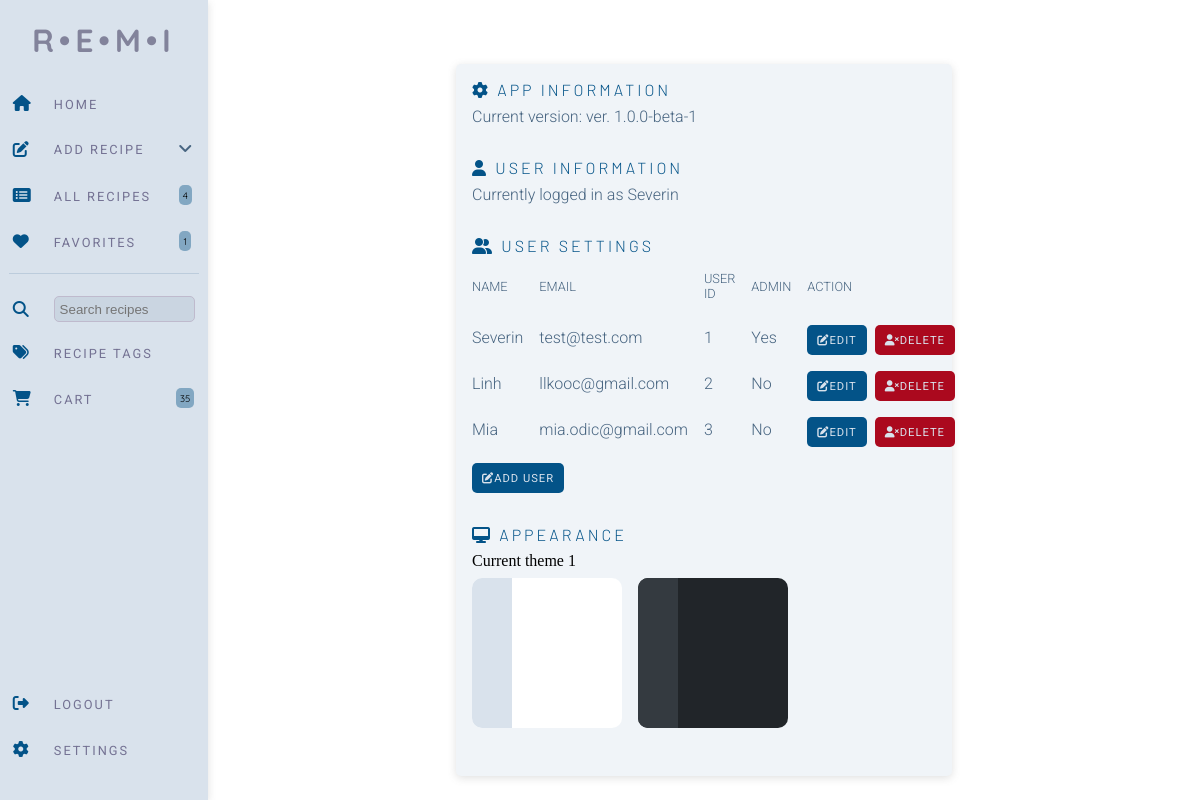
/settings (signed in), run on the app's committed database.
### website/models.py (models this page shows)
class User(db.Model, UserMixin):
    id = db.Column(db.Integer, primary_key=True)
    email = db.Column(db.String(150), unique=True)
    password = db.Column(db.String(150))
    first_name = db.Column(db.String(50))
    admin = db.Column(db.Boolean, default=False)
    recipes = db.relationship('Recipe')
    theme = db.Column(db.String, default="1")

### website/views.py (the view, shortened to what this page needs)
@views.route('/settings', methods=['GET', 'POST'])
@login_required
def settings():
    favorite_total = Recipe.query.filter_by(username=current_user.id, favorite=True).count()
    total_recipes = Recipe.query.filter_by(username=current_user.id).count()
    shopping_list = ShoppingList.query.filter_by(username=current_user.id).count()
    user = User.query.filter_by(id=current_user.id).first()
    theme = user.theme
    all_users = User.query.all()
    return render_template("settings.html", favorite_total=favorite_total, total_recipes=total_recipes, shopping_list=shopping_list, user=current_user,
                           all_users=all_users, theme=theme)

### website/__init__.py (called while the page is built)
def create_app():
    app = Flask(__name__)
    app.config['SECRET_KEY'] = 'sdf897sdf987'
    app.config['SQLALCHEMY_DATABASE_URI'] = f'sqlite:///{DB_NAME}'
    db.init_app(app)
    migrate.init_app(app, db)
    from .views import views
    from .auth import auth
    app.register_blueprint(views, url_prefix='/')
    app.register_blueprint(auth, url_prefix='/')
    from .models import User, Recipe
    with app.app_context():
        db.create_all()
    login_manager = LoginManager()
    login_manager.login_view = 'auth.login'
    login_manager.init_app(app)
    @login_manager.user_loader
    def load_user(id):
        return User.query.get(int(id))
    return app

### website/templates/settings.html (shortened to what this page needs)
{% extends "base.html" %} {% block title %}Home{% endblock %} {% block
    content %}
    <div class="body-wrapper-settings">
      <div class="settings-display">
        <div class="title-settings">
          <i class="fa-solid fa-gear"></i> App Information
        </div>
        <div class="content-settings">
          Current version: ver. 1.0.0-beta-1
        </div>
        <div class="title-settings">
          <i class="fa-solid fa-user"></i> User information
        </div>
        <div class="content-settings">
          Currently logged in as {{ user.first_name }}
        </div>
        <div class="title-settings">
          <i class="fa-solid fa-user-group"></i> User Settings
        </div>
        <div class="content-settings">
          <div class="users-headings">
            <span class="user-info-heading">Name</span>
            <span class="user-info-heading">Email</span>
            <span class="user-info-heading">User ID</span>
            <span class="user-info-heading">Admin</span>
            <span class="user-info-heading">Action</span>
            {% for user in all_users %}
            <span class="user-info">{{ user.first_name }}</span>
            <span class="user-info">{{ user.email }}</span>
            <span class="user-info">{{ user.id }}</span>
            <span class="user-info">{% if user.admin %}Yes{% else %}No{% endif %}</span>
            <span class="user-control"><button class="button-user-primary" data-user-id="{{ user.id }}" onclick="editUser({{ user.id }})"><i class="fa-solid fa-pen-to-square"></i> Edit</button><button class="button-user-delete" id="deleteUser" onclick="deleteUser({{ user.id }}, '{{ user.first_name }}')"><i class="fa-solid fa-user-xmark"></i> Delete</button></span>
          {% endfor %}
          </div>
          <div class="add-user">
          <button class="button-user-primary" id="addUser"><i class="fa-solid fa-pen-to-square"></i> Add User</button>
          </div>
        </div>
        <div class="title-settings">
          <i class="fa-solid fa-desktop"></i> Appearance
        </div>
        Current theme {{ theme }}
        <div class="content-settings-theme">
          <a href="/theme/light">
          <div class="theme-container-light">
            <div class="nav-light">
            </div>
          </div>
          </a>
          <a href="/theme/dark">
          <div class="theme-container-dark">
            <div class="nav-dark">
            </div>
          </div>
        </a>
        </div>
      </div>
    </div>
    {% endblock %}

### website/static/css/index.css (style rules this page uses)
* { margin: 0; padding: 0; box-sizing: border-box; }
body { position: relative; }
:root { --nav-background: #D9E2EC; --nav-background-dark: #212529; --main-background-dark: #343a40; --main-background: white; --logo-color: rgba(49, 41, 77, 0.512); --nav-items-color: #486581; --nav-icon-color: #035388; --nav-items-hover: #BCCCDC; --nav-text-color: rgba(68, 60, 104, 0.678); --search-input-color: #c1cdda92; --pill-background: #31719b85; --recipe-card-background: #F0F4F8; --primary-button: #035388; --secondary-button: #D9E2EC; --recipe-tag-background: #f0f4f8e5; --instructions-background: #f0f4f8c7; --modal-delete: #AB091E; }
.users-headings { display: grid; border-color: rgb(191, 186, 205); grid-template-columns: 1fr 1fr 1fr 1fr auto; align-items: center; gap: 1rem; margin-bottom: .5rem; margin-top: .5rem; grid-auto-flow: row; }
.user-info-heading { text-transform: uppercase; font-size: .8rem; margin-bottom: .5rem; }
.user-info { margin-bottom: .3rem; }
.button-user-primary { background-color: var(--primary-button); border: none; border-radius: 5px; height: 30px; display: flex; align-items: center; justify-content: center; padding: 3px; padding-left: 10px; padding-right: 10px; text-transform: uppercase; font-family: 'Roboto', sans-serif; letter-spacing: 1px; font-size: .7rem; color: #D9E2EC; align-self: start; }
.button-user-delete { background-color: var(--modal-delete); border: none; border-radius: 5px; height: 30px; display: flex; align-items:center; justify-content: center; padding: 3px; padding-left: 10px; padding-right: 10px; text-transform: uppercase; font-family: 'Roboto', sans-serif; letter-spacing: 1px; font-size: .7rem; color: #D9E2EC; align-self: start; }
.user-control { display: flex; gap: .5rem; }
.add-user { display: flex; margin-top: 1rem; }
.theme-container-light { width: 150px; height: 150px; display: flex; border-radius: 10px; background-color: var(--main-background); }
.nav-light { width: 40px; height: 100%; border-top-left-radius: 10px; border-bottom-left-radius: 10px; background-color: var(--nav-background); }
.theme-container-dark { width: 150px; height: 150px; display: flex; border-radius: 10px; background-color: var(--nav-background-dark); }
.nav-dark { width: 40px; height: 100%; border-top-left-radius: 10px; border-bottom-left-radius: 10px; background-color: var(--main-background-dark); }
.body-wrapper-settings { display: flex; width: 100%; justify-content: center; margin-top: 4rem; }
.settings-display { width: 50%; display: flex; flex-direction: column; padding: 1rem; background-color: var(--recipe-card-background); border-radius: 5px; margin: 0; position: relative; box-shadow: rgba(99, 99, 99, 0.2) 0px 2px 8px 0px; }
.title-settings { font-family: 'Barlow', sans-serif; color: var(--nav-icon-color); text-transform: uppercase; letter-spacing: 3px; font-size: 1rem; font-weight: 300; margin-bottom: .5rem; }
.content-settings { margin-bottom: 2rem; font-family: 'Roboto', sans-serif; color: var(--nav-items-color); font-weight: 300; }
.content-settings-theme { margin-bottom: 2rem; margin-top: .5rem; display: flex; gap: 1rem; font-family: 'Roboto', sans-serif; color: var(--nav-items-color); font-weight: 300; }

### data on the page
User: first_name "Severin", email "test@test.com", id "1", admin "Yes"
User: first_name "Linh", email "llkooc@gmail.com", id "2", shows "No"
User: first_name "Mia", email "mia.odic@gmail.com", id "3", shows "No"

### other printed values
{{ total_recipes }} "4"
{{ favorite_total }} "1"
{{ shopping_list }} "35"
{{ theme }} "1"
